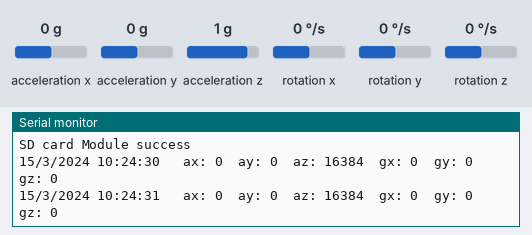
A sketch run on a simulated Arduino Uno, built with avr-gcc and run on an emulated ATmega328P. Parts: the last lines printed to the serial monitor. The test bench sets the inputs (shaded band); at power-on: acceleration x 0 g, acceleration y 0 g, acceleration z 1 g, rotation x 0 °/s, rotation y 0 °/s, rotation z 0 °/s. The local clock reads 2024-03-15 10:24:30 at power-on unless the sketch sets it; storage starts empty.

Above: at 1.2 s.
1.3 s: acceleration x set to -1.4 g
At 2.6 s:
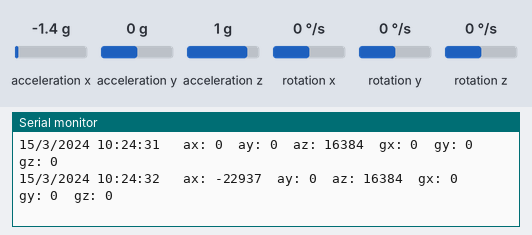
2.8 s: acceleration y set to -1.4 g
At 3.5 s:
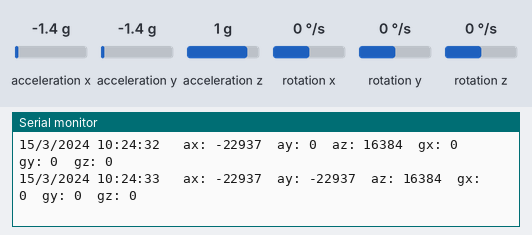
4.3 s: acceleration z set to -1.4 g
At 5.9 s:
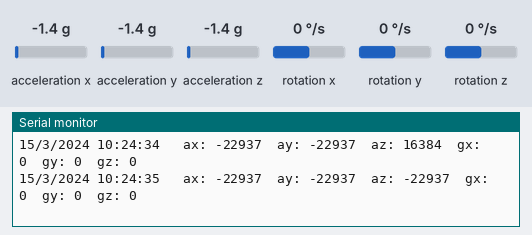
8.2 s: rotation x set to -192 °/s
At 8.9 s:
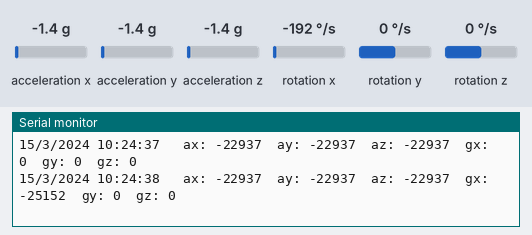
9.7 s: rotation y set to -192 °/s
At 11.2 s:
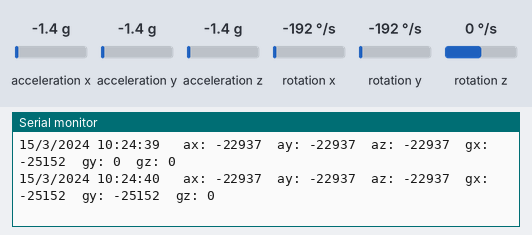
Timing chart, 0 to 12.2 s (numbered marks = the images above; inputs shaded):
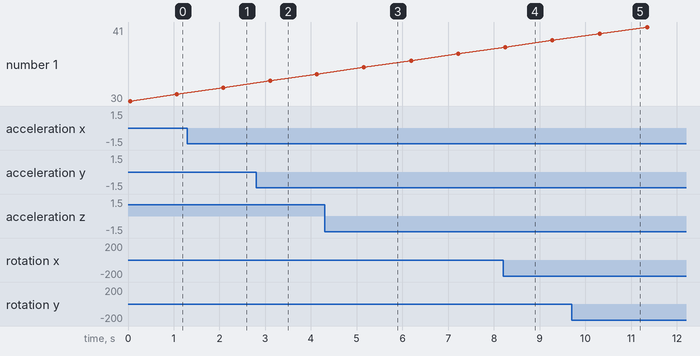

Measured:
- after the input at 1.3 s, the serial monitor: prints a new line after 0.78 s (image 1)
- after the input at 2.8 s, the serial monitor: prints a new line after 0.30 s (image 2)
- after the input at 4.3 s, the serial monitor: prints a new line after 0.86 s (image 3)
- after the input at 8.2 s, the serial monitor: prints a new line after 0.05 s (image 4)
- after the input at 9.7 s, the serial monitor: prints a new line after 0.61 s (image 5)

The sketch:

DEVICE.ino
```cpp
 /*
  Memory card Module:
     MOSI - pin 11
     MISO - pin 12
     CLK  - pin 13
     CS   - pin 4

  Time Module:
    SCL - A5
    SDA - A4
    VCC - 5V
    GND - GND

  Gyro Module:
    SCL - A5
    SDA - A4
    VCC - 5V
    GND - GND
*/
#include <SD.h>
#include <Wire.h>
#include "RTClib.h"
#include "I2Cdev.h"
#include "MPU6050.h"
MPU6050 accelgyro;

RTC_DS1307 RTC;

int16_t ax, ay, az;
int16_t gx, gy, gz;


int CS_PIN = 4;

File dataFile;

void setup() {
  Wire.begin();
  RTC.begin();
  Serial.begin(9600);
  accelgyro.initialize();

  if (! RTC.isrunning()) {
    Serial.println("RTC is NOT running!");
    RTC.adjust(DateTime(__DATE__, __TIME__));
  }
  if (SD.begin(CS_PIN)){Serial.println("SD card Module success");}
  else{Serial.println("SD card module Failure");}
}

void loop() {
  DateTime now = RTC.now();
  accelgyro.getMotion6(&ax, &ay, &az, &gx, &gy, &gz);

  String str1 = String(now.day())+'/'+String(now.month())+'/'+String(now.year())+' '+String(now.hour())+':'+String(now.minute())+':'+String(now.second());
  String str2 = "ax: "+String(ax)+"\t"+"ay: "+String(ay)+"\t"+"az: "+String(az)+"\t"+"gx: "+String(gx)+"\t"+"gy: "+String(gy)+"\t"+"gz: "+String(gz);
  String str = str1+"   "+str2;
  writeSD(str);
  Serial.println(str);

  delay(1000);

}

void writeSD(String str){
  dataFile = SD.open("data.txt", FILE_WRITE);
  dataFile.println(str);
  dataFile.close();
}
```
